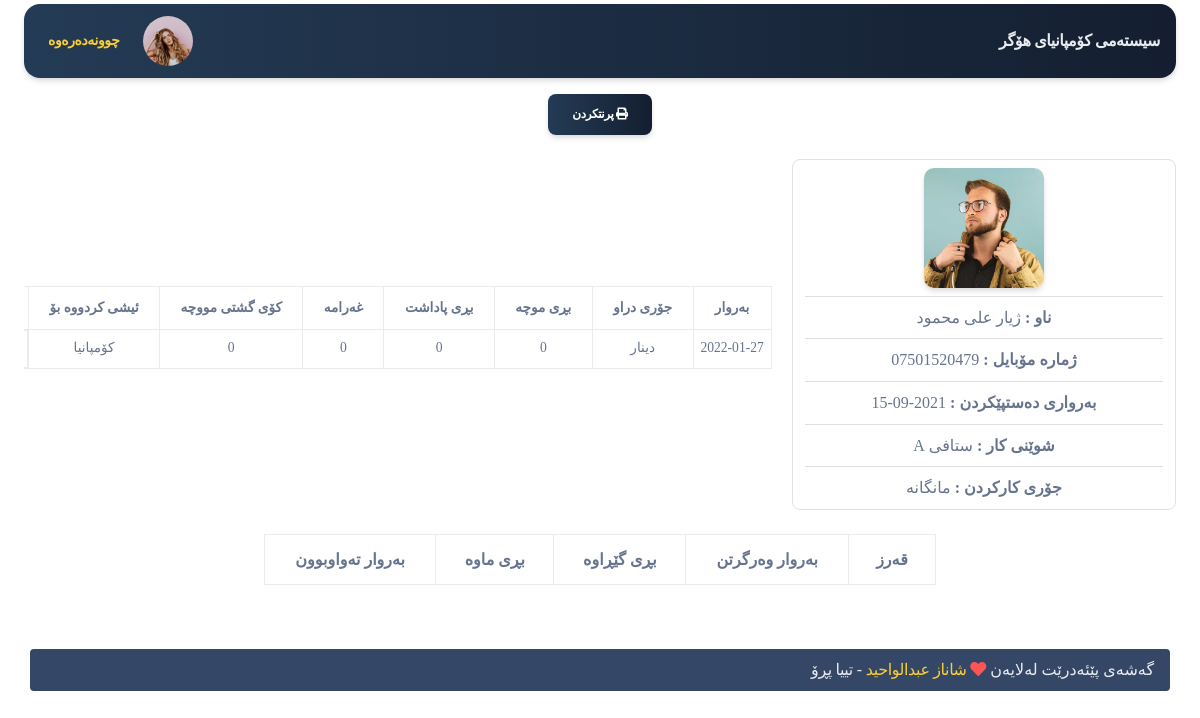
The page /app/view_client.php?client_id=9 (signed in) on the database its author committed.
### tables this page shows
CREATE TABLE `system` (
  `id` int(11) NOT NULL,
  `name` text NOT NULL,
  `avatar` text NOT NULL
);

CREATE TABLE `client` (
  `id` int(11) NOT NULL,
  `name` varchar(255) NOT NULL,
  `image` varchar(255) NOT NULL,
  `phone` varchar(11) NOT NULL,
  `date_start` date NOT NULL,
  `work_place` varchar(20) NOT NULL,
  `bry_para` varchar(255) NOT NULL DEFAULT '30000',
  `status` int(11) NOT NULL COMMENT '0 bo monthly | 1 bo daily',
  `currency_type` varchar(255) NOT NULL,
  `budget_month` int(255) NOT NULL
);

CREATE TABLE `teams` (
  `id` int(11) NOT NULL,
  `name` varchar(10) NOT NULL
);

CREATE TABLE `budget` (
  `id_budget` int(11) NOT NULL,
  `budget_amount` float NOT NULL,
  `punish` float NOT NULL DEFAULT 0,
  `reward` int(255) NOT NULL DEFAULT 0,
  `date` date NOT NULL,
  `work_for` varchar(255) NOT NULL,
  `clientid` int(11) NOT NULL
);

### server/helper.php (called while the page is built, shortened)
<?php
include_once("conn.php");
?>
<?php
function getdata($sql) {
	global $conn;
	$get =  mysqli_query($conn,$sql);
	$result = mysqli_fetch_assoc($get);
	return $result;
}
function show($sql) {
	global $conn;
	$get =  mysqli_query($conn,$sql);
	$result=[];
	while ($row=mysqli_fetch_assoc($get)) {
		$result[]=$row;
	}
	return $result;
}

### app/client_monthly.php (the view, shortened to what this page needs)
<div class="container-fluid  mt-3 d-flex justify-content-around">
    <form method="post" action="view_report.php">
         <button type="submit" class="btn btn-dark" name="client_month" style="border:none;" > <i class="fas fa-print"></i> پرنتکردن</button>
      </form>
</div>
<div class="container-fluid mt-2 d-flex flex-wrap">
    <div class="row col-lg-4 col-12 m-auto">
        <div class="card border shadow-none m-auto " style="width: 25rem;border-radius:8px">
            <ul class="list-group list-group-flush text-center">
                <li class="list-group-item">
                <img  src='<?php echo $image==null ? "../assets/img/client/default.jpg" :"../assets/img/client/$image" ?> ' width="120" style="border-radius:10px" class="shadow" alt="profile" >
                </li>
                <li class="list-group-item"><strong>ناو : </strong> <?=$name?></li>
                <li class="list-group-item"><strong>ژمارە مۆبایل : </strong> <?=$phone?></li>
                <li class="list-group-item"><strong>بەرواری دەستپێکردن : </strong><?=$date?></li>
                <li class="list-group-item"><strong>شوێنی کار : </strong><?=$team_name?></li>
                <li class="list-group-item"><strong>جۆری کارکردن : </strong>مانگانە</li>
            </ul>
        </div>
    </div>
    <div class="row col-lg-8 col-12 m-auto p-4 table-responsive" style="zoom:85%">
        <table class="table table-bordered text-center">
            <thead>
                <tr>
                    <th scope="col">بەروار</th>
                    <th>جۆری دراو</th>
                    <th scope="col">بڕی موچە</th>
                    <th scope="col">بڕی پاداشت</th>
                    <th scope="col">غەرامە</th>
                    <th scope="col">کۆی گشتی مووچە</th>
                    <th scope="col">ئیشی کردووە بۆ</th>
                    <th scope="col">Action</th>
                </tr>
            </thead>
            <tbody>
                <?php
       $joins=show("SELECT * FROM budget WHERE clientid= $client_id");
    foreach ($joins as $join) {
            $date_bud=$join['date'];
            $punish=$join['punish'];
            $reward=$join['reward'];
            $work_for=$join['work_for'];
     ?>
                <tr>
                    <td><?=$date_bud?></td>
                    <td><?=$currency_type?></td>
                    <td><?=$budget_month?></td>
                    <td><?=$reward?></td>
                    <td><?=$punish?></td>
                    <td>
                        <?php
                         $budget=(int)$budget_month+$reward;
                         $budget=$budget-$punish;
                         echo $budget;
                        ?>
                    </td>
                    <td><?=$work_for?></td>
                    <?php if ($is_admin==0) {?>
                    <td class="d-flex justify-content-center">
                    </td>
                    <?php } ?>
                </tr>
                <?php } ?>
            </tbody>
        </table>
    </div>
</div>
<div class="container-fluid d-flex  mt-4 flex-wrap">
    <div class="row col-xl-7 table-responsive col-12 m-auto">
        <table class="table table-bordered text-center">
            <thead>
                <tr>
                    <th scope="col">قەرز</th>
                    <th scope="col"> بەروار وەرگرتن</th>
                    <th scope="col">بڕی گێڕاوە</th>
                    <th scope="col">بڕی ماوە</th>
                    <th scope="col"> بەروار تەواوبوون</th>
                </tr>
            </thead>
        </table>
    </div>
</div>

### app/header.php (shortened to what this page needs)
<?php
require_once('../server/helper.php') ;
  ?>
<!DOCTYPE html>
<html dir="rtl">
<head>
  <link href="../assets/css/nucleo-icons.css" rel="stylesheet" />
  <link href="../assets/css/nucleo-svg.css" rel="stylesheet" />
  <link href="../assets/font-awesome/all.css" rel="stylesheet" />
  <link href="../assets/css/nucleo-svg.css" rel="stylesheet" />
  <link id="pagestyle" href="../assets/css/soft-ui-dashboard.css?v=1.0.3" rel="stylesheet" />
  <link id="pagestyle" href="../assets/css/style.css" rel="stylesheet" />
  <link rel="stylesheet" href="../assets/css/datatables.css">
  <link rel="stylesheet" href="../assets/css/datatables.min.css">
</head>
<body class="g-sidenav-show">
  <main class="main-content position-relative max-height-vh-100 h-100 mt-1 border-radius-lg ">
    <nav class="navbar navbar-main navbar-expand-lg px-0 mx-4 shadow bg-first border-radius-xl" id="navbarBlur" navbar-scroll="true">
      <div class="container-fluid py-1 px-3">
      <nav aria-label="breadcrumb">
        <?php $select = show(" SELECT * FROM system ");
      foreach($select as $row) {
          $name = $row['name'];
?>
          <a href="index.php" class="font-weight-bolder mb-0 text-light">  <?=$name;?> </a>
          <?php }  ?>
        </nav>
        <div class="collapse navbar-collapse" dir="ltr" id="navbar">
          <ul class="navbar-nav" dir="rtl" >
            <li class="nav-item px-3 d-flex align-items-center">
              <a href="profile.php" class="nav-link text-body p-0 ">
              <img src="../assets/img/pro/team-1.jpg" width="50" class="img-fluid rounded-circle " alt="">
              </a>
            </li>
            <li class="nav-item d-flex align-items-center">
              <a href="logout.php" class="nav-link text-body font-weight-bold px-0">
                <span class="d-sm-inline p-2 text-warning">چوونەدەرەوە</span>
              </a>
            </li>
              </ul>
        </div>
      </div>
    </nav>

### app/view_client.php (shortened to what this page needs)
<?php require_once('header.php'); ?>
<?php
$client_id=$_GET['client_id'];
$data = show(" SELECT * FROM client WHERE `id`=$client_id");
if (empty($data)) {
  direct('index.php');
}else{
foreach ($data as $client) {
    $name = $client['name'];
    $image = $client['image'];
    $phone = $client['phone'];
    $date = $client['date_start'];
    $work_place = $client['work_place'];
    $status = $client['status'];
    $currency_type=$client['currency_type'];
    $budget_month=$client['budget_month'];
    if ($currency_type=='dinar') {
      $currency_type='دینار';
    }
$get_teams=getdata("SELECT * FROM teams WHERE id= '$work_place'");
$team_name='';
if ($get_teams==null) {
  $team_name=$work_place;
}else{
  $team_name='ستافی '.$get_teams['name'];
}
  if (isset($client_id) && $client_id!=3) {
      if ($status==0) {
          include_once("client_monthly.php");
      } else{
         include_once("client_daily.php");
      }
      require_once('footer.php');
  }else{
     direct('index.php');
  }
}
}
?>

### app/footer.php (shortened to what this page needs)
<div class="bg-dark container mb-1 rounded overflow-hidden mt-5 py-2 px-3" dir="rtl">
	<span class="s-12 m-0 text-light " style="float:right;">گەشەی پێئەدرێت لەلایەن
    <i class="fas fa-heart" style="color:#ff5454;"></i><a href="https://www.facebook.com/zarda.dev.5/" class="text-warning">
     شاناز عبدالواحید </a>  - <a href="https://tiyapro.com/app/" class="text-light"> تییا پڕۆ </a> </span>
</div>
</body>
</html>

### assets/css/style.css (style rules this page uses)
* { margin: 0px; padding: 0px; font-family: 'Speda-Regular'; }
body { font-family: 'Speda-Regular'; }
.bg-first { background: #141E30; background: -webkit-linear-gradient(to right, #243B55, #141E30); background: linear-gradient(to right, #243B55, #141E30); color: aliceblue; }
.btn-dark { background: #141E30; background: -webkit-linear-gradient(to right, #243B55, #141E30); background: linear-gradient(to right, #243B55, #141E30); }
button { font-family: 'Speda-Regular'; }

### app/client_monthly.php (style rules this page uses)
.table tbody tr:last-child td { border-width: 1px !important; }
.table { border-radius:10px !important; }

### rows shown on the page
system: name "سیستەمی کۆمپانیای هۆگر"
client: image (picture), name "ژیار علی محمود", phone "07501520479", date_start "2021-09-15", teams.name "ستافی A"
budget: date "2022-01-27", clientid.currency_type "دینار", clientid.budget_month "0", reward "0", punish "0", budget "0", work_for "کۆمپانیا"
